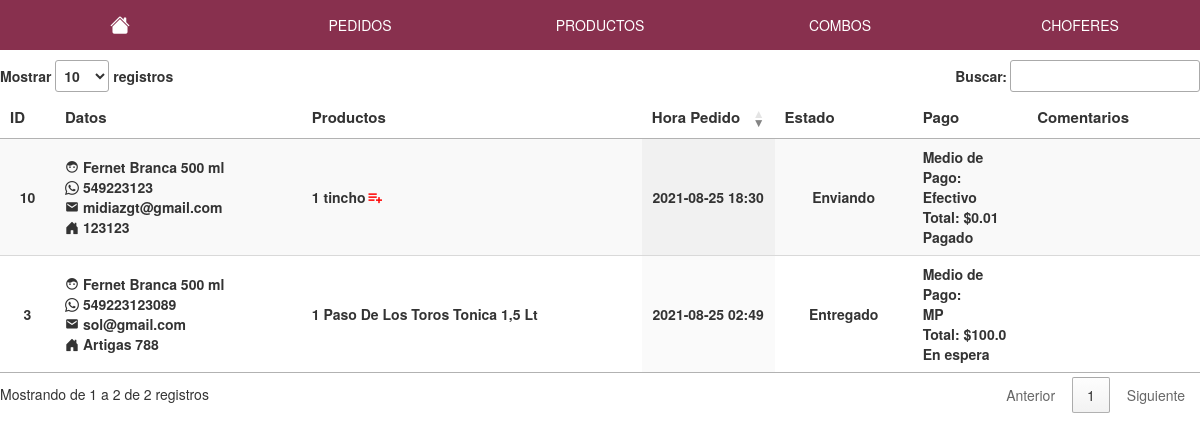
Before: /panel/choferes/perfil/2 (signed in) with the older database file.
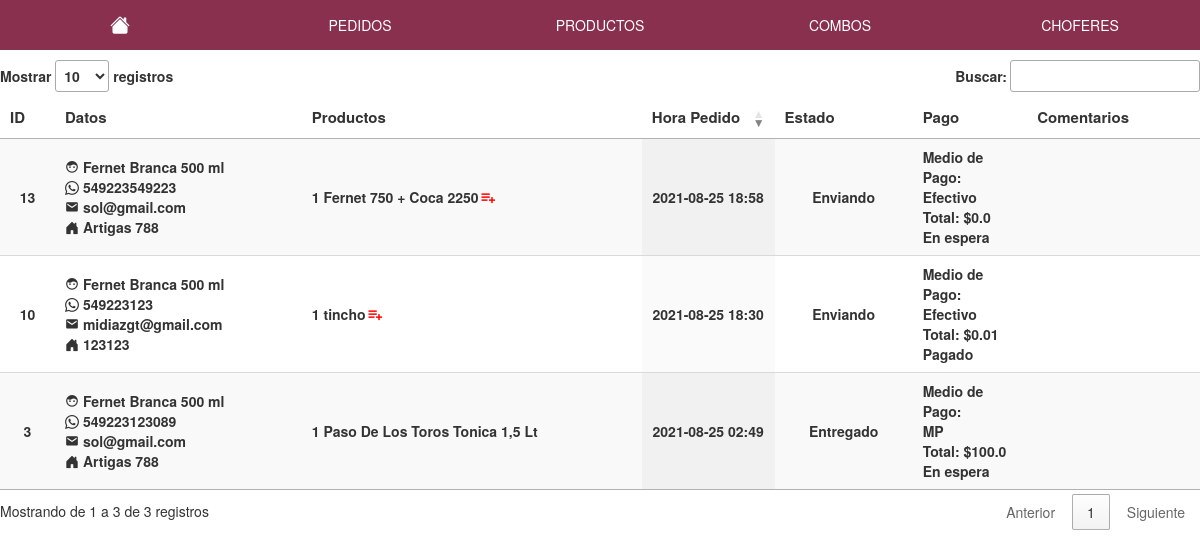
After: the same page with the newer database file.
### tienda/models.py (models this page shows, shortened)
class Pedidos(db.Model):
    id=db.Column(db.Integer(),primary_key=True)
    direccion=db.Column(db.String(length=200),nullable=False)
    nombre=db.Column(db.String(length=100),nullable=False)
    telefono=db.Column(db.Integer(),nullable=True)
    email= db.Column(db.String(100))
    fechaHoraPedido=db.Column(db.String(100))
    fechaHoraEntrega=db.Column(db.String(100))
    estado=db.Column(db.String(length=50),nullable=False) #estado de envio
    chofer=db.Column(db.Integer(),db.ForeignKey('usuarios.id'))
    descripcion=db.Column(db.String(length=500),nullable=False)
    formaPago=db.Column(db.String(length=100),nullable=False)
    estadoPago=db.Column(db.String(length=100),nullable=False)
    datos_pedido= db.Column(types.JSON(),nullable=False)
    costo=db.Column(db.Float(),nullable=False)

class Productos(db.Model):
    id=db.Column(db.Integer(),primary_key=True)
    nombre=db.Column(db.String(length=500),nullable=False)
    categoria=db.Column(db.String(length=100),nullable=False)
    precio=db.Column(db.Float(),nullable=False)
    stock=db.Column(db.Integer(),nullable=False)
    oferta=db.Column(db.Integer(),nullable=True)
    precioFinal=db.Column(db.Float(),nullable=False)
    imagen=db.Column(db.String(),nullable=False)

class Combos(db.Model):
    id=db.Column(db.Integer(),primary_key=True)
    nombre=db.Column(db.String(length=500),nullable=False)
    datos_combo= db.Column(types.JSON(),nullable=False)  # id del producto y cantidad
    precioFinal=db.Column(db.Float(),nullable=False)
    stock=db.Column(db.Integer(),nullable=False)
    imagen=db.Column(db.String(),nullable=False)

### tienda/usuario/routesadmin.py (the view)
@app.route('/panel/choferes/perfil/<chofer_id>', methods=['GET','POST'])
@login_required
def choferes_perfil(chofer_id):
    if not current_user.is_admin() and not current_user.is_chofer():
        abort(404)
    if  not current_user.is_admin():
        if current_user.id!=chofer_id:
            abort(404)
    chofer_id=int(chofer_id)
    pedidos=Pedidos.query.filter(Pedidos.chofer==chofer_id)
    productos = Productos.query.all()
    combos = Combos.query.all()
    info = [None]*1000 #aca van los datos del carrito
    prod = [None]*1000 #aca van los datos del carrito
    comb = [None]*1000
    infocombos = [None]*1000
    for items in pedidos:
        info[items.id] = json.loads(items.datos_pedido)
    for items in  productos:
        prod[items.id]=items
    for items in  combos:
        comb[items.id]=items
        infocombos[items.id] = json.loads(items.datos_combo)
    choferes=Usuarios.query.filter(Usuarios.chofer==1)
    return render_template('choferes_perfil.html',data=pedidos,info=info,productos=productos,prod=prod,choferes=choferes,combos=combos,comb=comb,infocombos=infocombos)

### tienda/carrito/routes.py (called while the page is built)
@app.context_processor
def contar_carrito():
	try:
		if request.cookies.get("carrito") is None:
			return {'num_articulos': 0}
		else:
			datos = json.loads(request.cookies.get("carrito"))
			return {'num_articulos': len(datos)}
	except:
			return {'num_articulos': 0}

### tienda/models.py (called while the page is built)
    def is_admin(self):
        return self.admin

### tienda/routes.py (called while the page is built)
@login_manager.user_loader
def load_user(user_id):
	aux=Usuarios.query.get(int(user_id))
	return aux

### tienda/templates/choferes_perfil.html (shortened to what this page needs)
{% extends 'layout-admin.html' %}
{% block content %}
<div class="contenido">
<table id="pedidos" hidden="hidden" class="display" style="width:100%;">
        <thead>
            <tr>
            	<th>ID</th>
                <th>Datos</th>
                <th>Productos</th>
                <th>Hora Pedido</th>
                <th>Estado</th>
                <th>Pago</th>
                <th>Comentarios</th>
            </tr>
        </thead>
        <tbody>
        	{%for i in data %}
        	{% if i.estado != 'Cancelado' %}
           <tr>
           	<td>{{i.id}}</td>
           	<td>
           		<div class="datos">
           			<span><i class='bx bxs-face'></i> {{i.nombre}}</span>
           			<span><i class="bi bi-whatsapp"></i> {{i.telefono}}</span>
           			<span><i class='bx bxs-envelope' ></i> {{i.email}}</span>
           			<span><i class="bi bi-house-door-fill"></i> {{i.direccion}}</span>
           		</div>
           	</td>
           	<td style="min-width: 200px;">
           		<div class="productos">
           			{%  for j in info[i.id] %}
           			<div>
           			  {% if j.tipo=='combo' %}
           			  	{% if comb[j.id|int]!=None %}
           			  	<details>
	           			  <summary style="display:flex; align-items: center;">{{ j.cantidad }} {{comb[(j.id | int)].nombre}} <i class='bx bx-list-plus' style="font-size: 18px; color: red;"></i></summary>
	           			</details>
	           			{% else %}
	           			<span>Combo Eliminado</span>
	           			{% endif %}
           			  {% else %}
           			  	{% if prod[j.id|int]!=None %}
           			  		{{ j.cantidad }} {{prod[(j.id | int)].nombre}}
           			  	{% else %}
           			  	<span>Producto Eliminado</span>
           			  	{% endif %}
           			  {% endif %}
           			 </div>
           			{% endfor %}
           		</div>
           	</td>
           	<td>
           		{{i.fechaHoraPedido[:16]}}
           	</td>
           	<td>
           		<span>{{i.estado}}</span>
           	</td>
           	<td class="datos-pago">
           		<div>Medio de Pago:</br> {{i.formaPago}}</div>
           		<div>Total: ${{i.costo}}</div>
           		<div>{{i.estadoPago}}</div>
           	</td>
           	<td>
           	</td>
           </tr>
           {% endif %}
           {% endfor %}
        </tbody>
    </table>
</div>
{% endblock content %}

Changed rows visible on the page:
now on this page (row edited): Pedidos: id "13", nombre "Fernet Branca 500 ml", telefono "549223549223", email "sol@gmail.com", direccion "Artigas 788", cantidad "1", fechaHoraPedido "2021-08-25 18:58", estado "Enviando", formaPago "Efectivo", costo "0.0", estadoPago "En espera"
now on this page (row edited): Combos: nombre "Fernet 750 + Coca 2250"
Other visible differences:
text written by a page script: "Mostrar registros Buscar: Mostrando de 1 a 2 de 2 registros Anterior 1 Siguiente" → "Mostrar registros Buscar: Mostrando de 1 a 3 de 3 registros Anterior 1 Siguiente"
